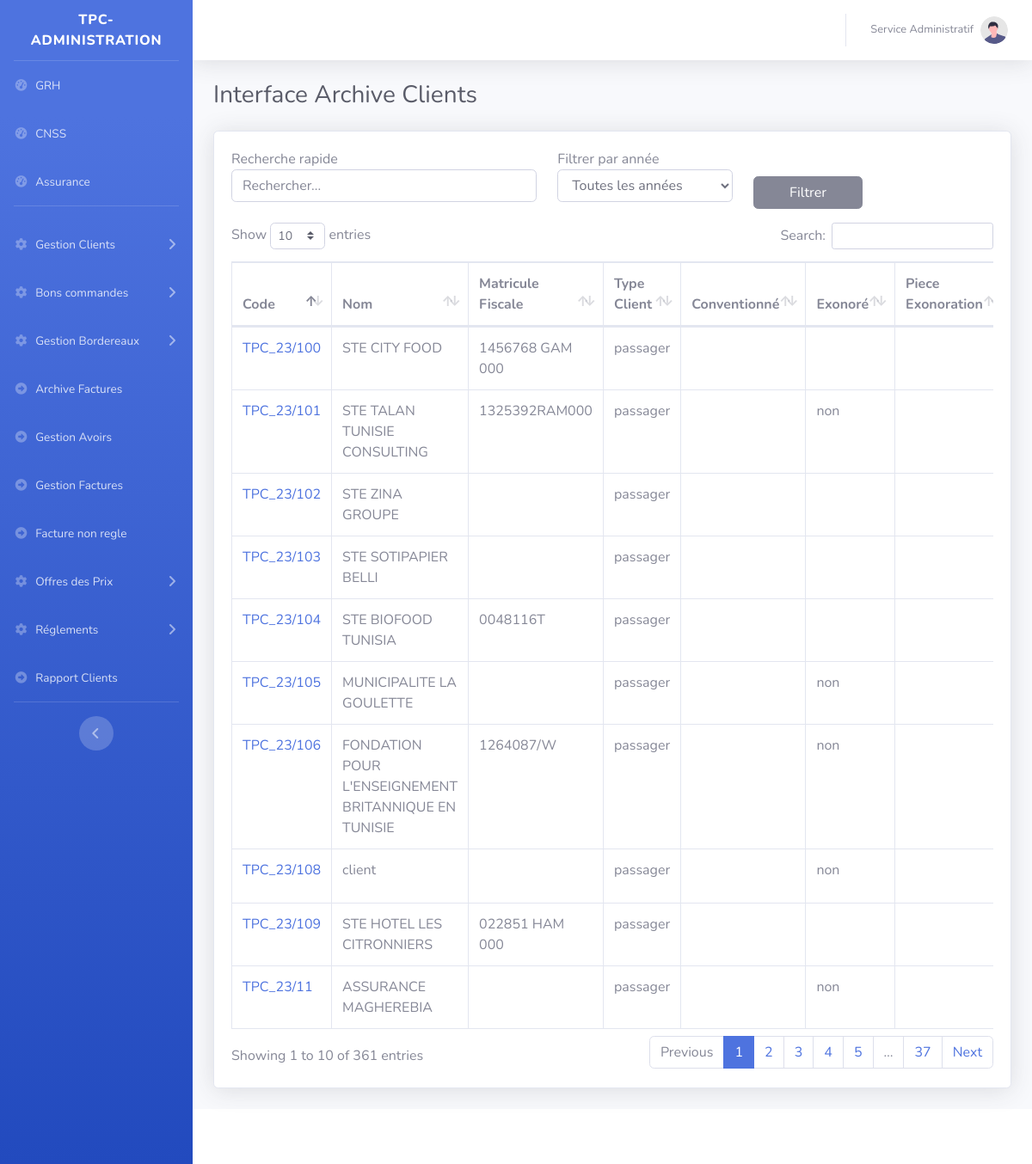
The page /main.php?Gestion_Clients&Archive on the database its author committed.
### tables this page shows
CREATE TABLE `clients` (
  `id` int(11) NOT NULL AUTO_INCREMENT,
  `type_client` varchar(200) DEFAULT NULL,
  `convention` varchar(100) DEFAULT NULL,
  `pieceConvention` varchar(250) DEFAULT NULL,
  `nom_client` varchar(200) DEFAULT NULL,
  `code_client` varchar(11) DEFAULT NULL,
  `adresse` text DEFAULT NULL,
  `matriculeFiscale` varchar(100) DEFAULT NULL,
  `exonoration` varchar(100) DEFAULT NULL,
  `pieceExonoration` varchar(200) DEFAULT NULL,
  `tel` varchar(200) DEFAULT NULL,
  `email` varchar(200) DEFAULT NULL,
  `numexonoration` varchar(250) DEFAULT NULL,
  `ValiditeExonoration` varchar(250) DEFAULT NULL,
  PRIMARY KEY (`id`),
  KEY `matriculeFiscale` (`matriculeFiscale`),
  KEY `clent` (`nom_client`(191))
);

### class/connexion.db.php (called while the page is built)
<?php
function connexion(): PDO {
    $host = getenv('DB_HOST') ?: '127.0.0.1';
    $port = getenv('DB_PORT') ?: 3306;
    $db   = getenv('DB_NAME') ?: 'tpc';
    $user = getenv('DB_USER') ?: 'root';
    $pass = getenv('DB_PASSWORD') !== false ? getenv('DB_PASSWORD') : '';
    $dsn = "mysql:host=$host;port=$port;dbname=$db;charset=utf8mb4";
    $opts = [
        PDO::ATTR_ERRMODE            => PDO::ERRMODE_EXCEPTION,
        PDO::ATTR_DEFAULT_FETCH_MODE => PDO::FETCH_ASSOC,
        PDO::ATTR_EMULATE_PREPARES   => false,
    ];
    return new PDO($dsn, $user, $pass, $opts);
}

### class/client.class.php (called while the page is built, shortened)
<?php
include_once 'connexion.db.php';
class Clients{
	private $cnx;
	public function __construct(){$this->cnx=connexion();}
	public function getAllClients(){
		$sql="SELECT * FROM clients";
		$req=$this->cnx->query($sql);
		$resultat=$req->fetchAll();
		return $resultat;
	}
}
$clt=new Clients();

### pages/clients/Archive/Afficher.php (the view, shortened to what this page needs)
<?php
include 'class/client.class.php';
$anne=date('y');
		if($clt->getAllClients()){
			$nb=count($clt->getAllClients());
		$codeClient='TPC_'.$anne.'/'.intval($nb+1);
		}
		else {$codeClient='TPC_'.$anne.'/1';}
 $clients=$clt->getAllClients();
 ?>
                    <div class="card shadow mb-4">
                        <div class="card-body">
                            <div class="table-responsive">
                                <table class="table table-bordered dt-extra-controls" id="dataTable" width="90%" cellspacing="0" data-year-column="1" data-order-column="0" data-order-direction="asc">
                                    <thead>
                                        <tr>
											<th >Code</th>
											<th >Nom</th>
											<th >Matricule Fiscale</th>
                                            <th >Type Client</th>
                                            <th >Conventionné</th>
											<th >Exonoré</th>
                                            <th >Piece Exonoration</th>
                                        </tr>
                                    </thead>
                                    <tbody>
									<?php if(!empty($clients)){
										 foreach($clients as $key){?>
                                        <tr>
                                            <td><a href="?Gestion_Clients&Archive&client=<?=$key['id']?>"><?=$key['code_client']?></a></td>
											 <td><?=$key['nom_client']?></td>
                                            <td><?=$key['matriculeFiscale']?></td>
                                            <td><?=$key['type_client']?></td>
                                            <td><?=$key['convention']?></td>
                                            <td><?=$key['exonoration']?></td>
                                            <td>
											</td>
                                        </tr>
									<?php } } ?>
                                    </tbody>
                                </table>
                            </div>
                        </div>
                    </div>

### rows shown on the page
clients: code_client "TPC_23/11", nom_client "ASSURANCE MAGHEREBIA", type_client "passager", exonoration "non"
clients: code_client "TPC_23/100", nom_client "STE CITY FOOD", matriculeFiscale "1456768 GAM 000", type_client "passager"
clients: code_client "TPC_23/101", nom_client "STE TALAN TUNISIE CONSULTING", matriculeFiscale "1325392RAM000", type_client "passager", exonoration "non"
clients: code_client "TPC_23/102", nom_client "STE ZINA GROUPE", type_client "passager"
clients: code_client "TPC_23/103", nom_client "STE SOTIPAPIER BELLI", type_client "passager"
clients: code_client "TPC_23/104", nom_client "STE BIOFOOD TUNISIA", matriculeFiscale "0048116T", type_client "passager"
clients: code_client "TPC_23/105", nom_client "MUNICIPALITE LA GOULETTE", type_client "passager", exonoration "non"
clients: code_client "TPC_23/106", nom_client "FONDATION POUR L'ENSEIGNEMENT BRITANNIQUE EN TUNISIE", matriculeFiscale "1264087/W", type_client "passager", exonoration "non"
clients: code_client "TPC_23/108", nom_client "client", type_client "passager", exonoration "non"
clients: code_client "TPC_23/109", nom_client "STE HOTEL LES CITRONNIERS", matriculeFiscale "022851 HAM 000", type_client "passager"
